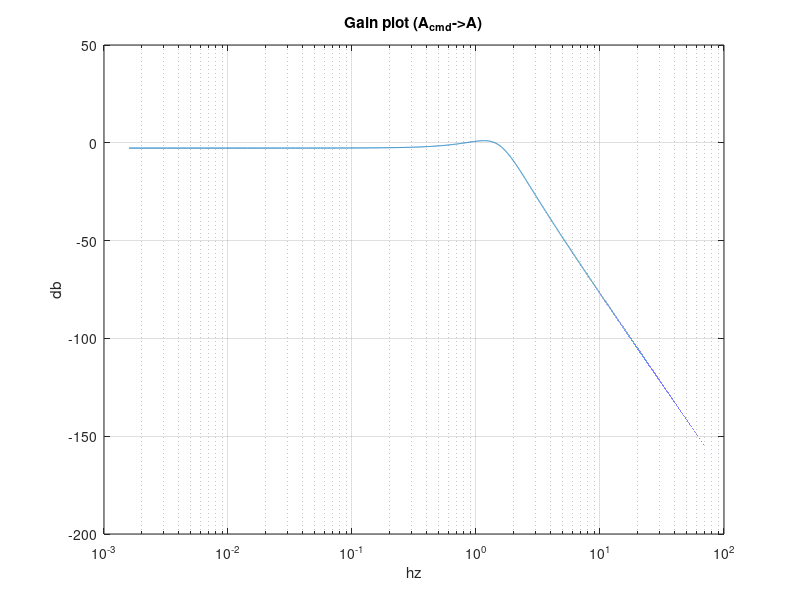
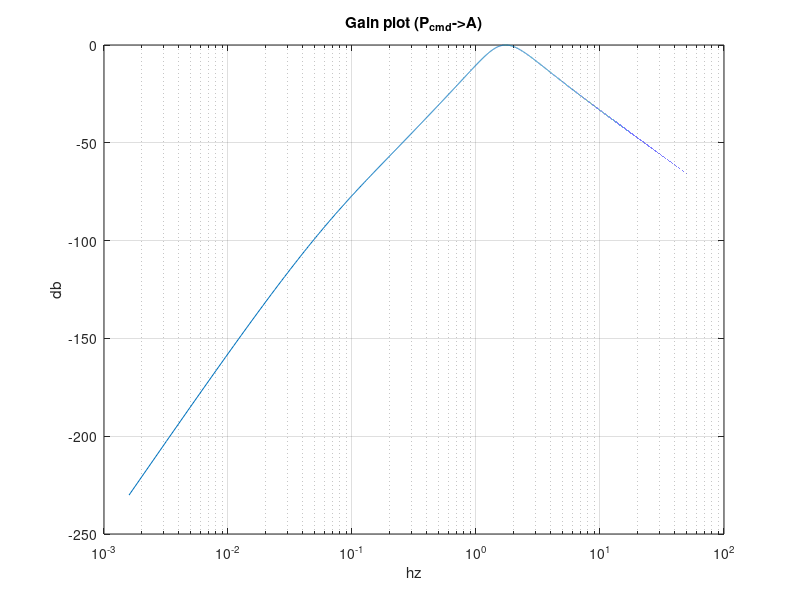
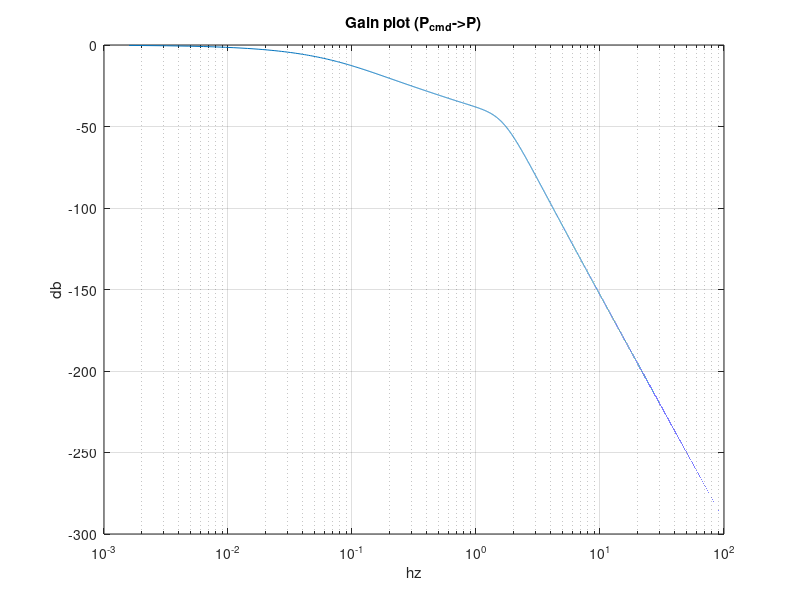
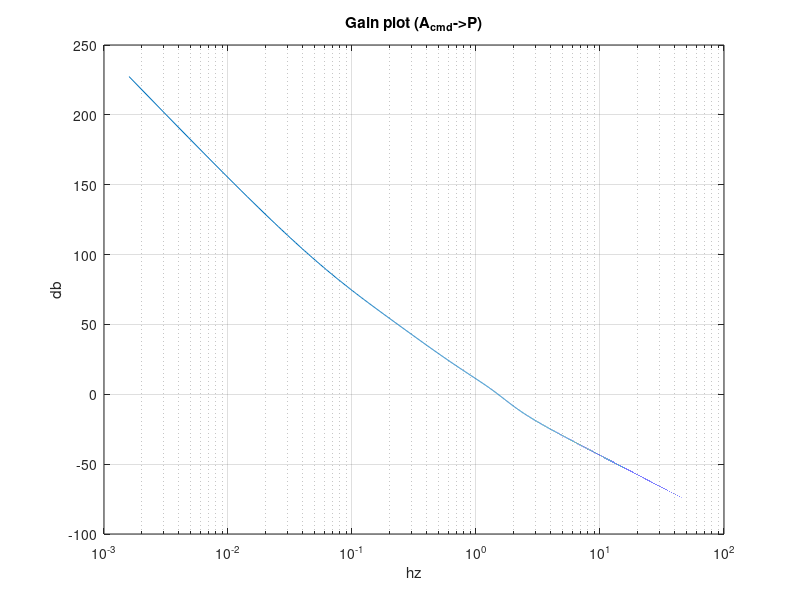

Write the MATLAB code that produced these figures, in order.
% close all
d2r = pi/180; r2d = 1/d2r; g = 9.81; % d2r & 중력상수

%게인값 설정
kp_pos = 0.85; kd_pos = 0.675;
kp_vel = 12 * d2r; kd_vel = 0;
w = 0.01:0.01:6.28*100; % test 대역 (0~10hz)

% pitch angle response parameter (system ID.에서 나온 결과)
wn = sqrt(94.77);
k = 82.85/wn^2;
zeta = 9.124/2/wn; 

gain = wn^2./sqrt((wn^2-w.^2).^2+4.*zeta^2.*wn^2.*w.^2)*k;  % pitch angle response gain
f = w/2/pi;                                                 % rad/s to hz
gain_pos = sqrt(kp_pos^2+(w*kd_pos).^2);                    % position PID controller의 gain
gain_vel = sqrt(kp_vel^2+(w*kd_vel).^2);                    % velocity PID controller의 gain
gain_int = 1./w;                                            % 적분기 gain
gain_d = w;
% Total controller(postion response)의 gain
gain_pa = (gain_pos.*gain_vel.*gain.*(gain_int.^2)*g)./(1+gain_vel.*gain.*gain_int*g+gain_pos.*gain_vel.*gain.*(gain_int.^2)*g).*gain_d.^2/g;
gain_pp = (gain_pos.*gain_vel.*gain.*(gain_int.^2)*g)./(1+gain_vel.*gain.*gain_int*g+gain_pos.*gain_vel.*gain.*(gain_int.^2)*g);

% A->A
figure(1)
clf
semilogx(f,20*log(gain))
grid on
title('Gain plot (A_c_m_d->A)')
xlabel('hz')
ylabel('db')

% P->A
figure(2)
clf
semilogx(f,20*log(gain_pa))
grid on
title('Gain plot (P_c_m_d->A)')
xlabel('hz')
ylabel('db')
f(1091)

% P->P
figure(3)
clf
semilogx(f,20*log(gain_pp))
grid on
title('Gain plot (P_c_m_d->P)')
xlabel('hz')
ylabel('db')

% A->P
figure(4)
clf
semilogx(f,20*log(1./gain_pa.*gain))
grid on
title('Gain plot (A_c_m_d->P)')
xlabel('hz')
ylabel('db')

% Anything
figure(5)
clf
semilogx(f,20*log(1./gain_pa.*gain_pp)) % A->P
% semilogx(f,20*log(1./gain)) % A->Acmd
grid on
title('Gain plot (A->P)')
xlabel('hz')
ylabel('db')

%% Peak frequency response along with cutoff frequency

%%% This part is legacy %%%
% wn_p = sqrt(1.066);
% k_p = 1.105/wn_p^2;
% zeta_p = 2.265/2/wn_p; % position command
%%% ------------------- %%%

% 변수 변경 (pitch angle response)
wn_a = wn;
k_a = k;
zeta_a = zeta; 

f_pa = 1.7364 * 2 * pi;
f_pp = 0.01 * 2 * pi;
% Angle response at 1.682hz (피치각 반응의 peak freq.임)
gain_a_pa = wn_a^2./sqrt((wn_a^2-f_pa^2)^2+4*zeta_a^2*wn_a^2*f_pa^2)*k_a;
% Angle response at 1.151hz (위치 반응의 peak freq.임)
gain_a_pp = wn_a^2./sqrt((wn_a^2-f_pp^2)^2+4*zeta_a^2*wn_a^2*f_pp^2)*k_a;

% Position response at 0.02 hz (위치 반응의 peak freq.임)
gain_pos = sqrt(kp_pos^2+(f_pa*kd_pos).^2);
gain_vel = sqrt(kp_vel^2+(f_pa*kd_vel).^2);
gain_int = 1./f_pa;
gain_d = f_pa;
gain_pa = (gain_pos.*gain_vel.*gain_a_pa.*(gain_int.^2)*g)./(1+gain_vel.*gain_a_pa.*gain_int*g+gain_pos.*gain_vel.*gain_a_pa.*(gain_int.^2)*g).*gain_d.^2/g;
gain_pos = sqrt(kp_pos^2+(f_pp*kd_pos).^2);
gain_vel = sqrt(kp_vel^2+(f_pp*kd_vel).^2);
gain_int = 1./f_pp;
gain_d = f_pp;
gain_pp = (gain_pos.*gain_vel.*gain_a_pp.*(gain_int.^2)*g)./(1+gain_vel.*gain_a_pp.*gain_int*g+gain_pos.*gain_vel.*gain_a_pp.*(gain_int).^2*g);
% gain_fb = 1./gain_fb;
% cutoff hz test range (0~4hz)
cutoff_hz = 0.1:0.01:4;
result = zeros(length(cutoff_hz),3);
n = 1;
for cutoff_hz = 0.1:0.01:4
    wc = cutoff_hz*2*pi;
    filter_low = 1./sqrt(1+(f_pp/wc).^2); % 1st order filter gain @ f_pp
    filter_high = 1./sqrt(1+(f_pa/wc).^2); % 1st order filter gain @ f_pa
    gain_low = filter_low * gain_pp;
    gain_high = filter_high * gain_pa;
    result(n,:) = [cutoff_hz,gain_low,gain_high];
    n = n+1;
end
% 
figure(6)
% clf
hold on
plot(result(:,1),normalize(result(:,2),'range'),'b')
plot(result(:,1),normalize(result(:,3),'range'),'r')
plot([0.3 0.3],[0 1.2],'k')
plot([0.5 0.5],[0 1.2],'k')
plot([0.7 0.7],[0 1.2],'k')
xlabel('Cutoff freq.')
ylabel('Relative gain')
legend('P->P response','P->A response')
title('Normalized gain')
% % % 

% Cutoff freq to gain @ peak frequencies plot
figure(7)
% clf
hold on
plot(result(:,1),result(:,2),'b')
plot(result(:,1),result(:,3),'r')
plot([0.5 0.5],[0.4 1.1],'k')
plot([0.7 0.7],[0.4 1.1],'k')
legend('P->P response','P->A response')
grid on
title('Most sensitive frequency response','fontsize',14)
xlabel('Cutoff frequency')
ylabel('Gain')
% set(gca, 'YScale', 'log')

figure(8)
% clf
hold on
plot(result(:,1),abs(normalize(result(:,2),'range')-normalize(result(:,3),'range')),'b')
% plot(result(:,1),abs(result(:,2)-result(:,3)))
plot([0.3 0.3],[0 .8],'k')
plot([0.5 0.5],[0 .8],'k')
plot([0.7 0.7],[0 .8],'k')
grid on
title('Gain difference (Normalized)')
xlabel('Cutoff freq.')
ylabel('gain')

figure(9)
% clf
hold on
% plot(result(:,1),abs(normalize(result(:,2),'range')-normalize(result(:,3),'range')),'b')
plot(result(:,1),abs(result(:,2)-result(end,2)+result(end,3)-result(:,3)),'b')
plot([0.3 0.3],[0 .8],'k')
plot([0.5 0.5],[0 .8],'k')
plot([0.7 0.7],[0 .8],'k')
grid on
title('Gain difference (Normalized)')
xlabel('Cutoff freq.')
ylabel('gain')

figure(10)
% clf
hold on
plot(result(:,1),result(:,2)-result(end,2)+result(end,3),'b')
plot(result(:,1),result(:,3),'r')
plot([0.3 0.3],[0 1.1],'k')
plot([0.5 0.5],[0 1.1],'k')
plot([0.7 0.7],[0 1.1],'k')
legend('P->P response','P->A response')
grid on
title('Most sensitive frequency response','fontsize',14)
xlabel('Cutoff frequency')
ylabel('Gain')
% set(gca, 'YScale', 'log')